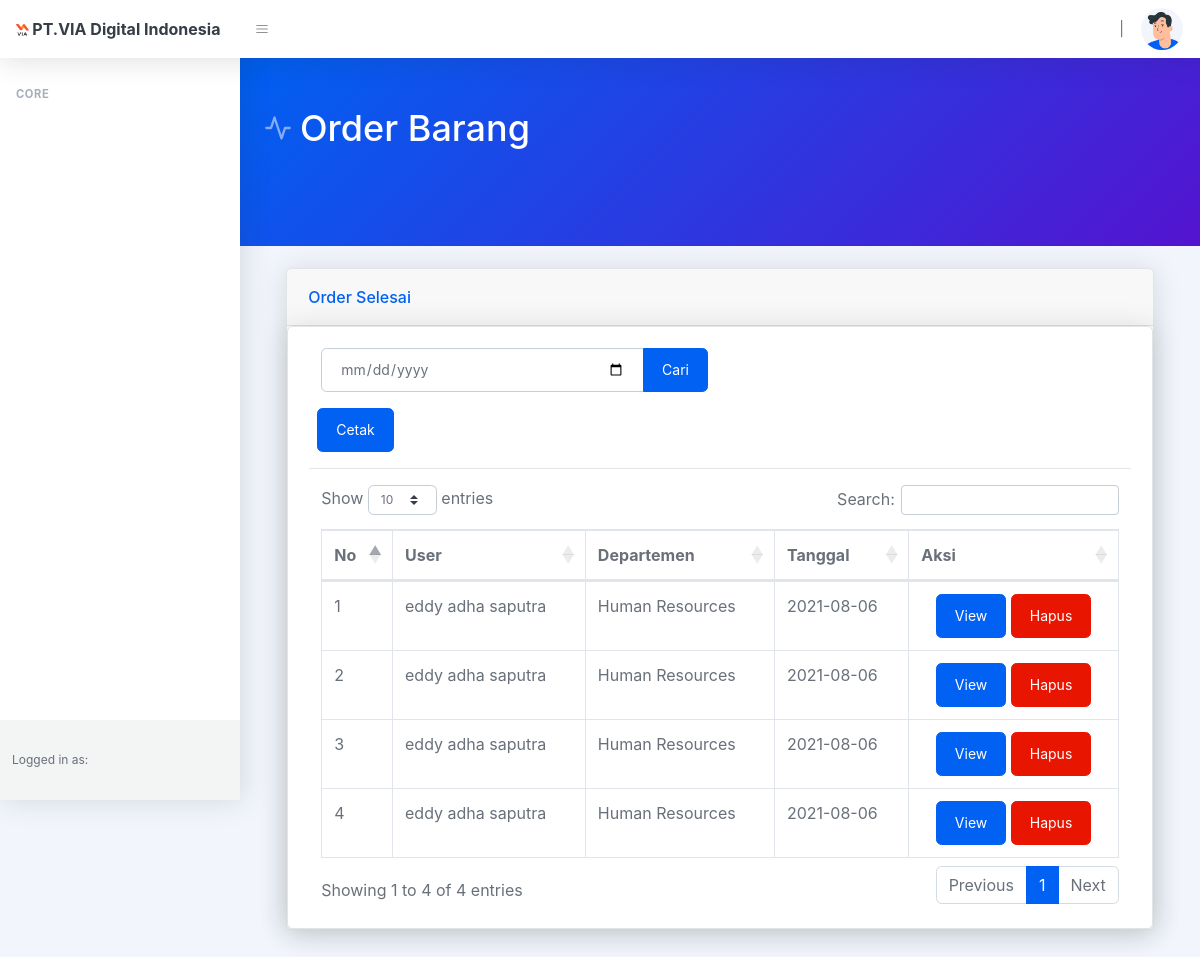
The page /index.php/order/cari on the database as committed earlier.
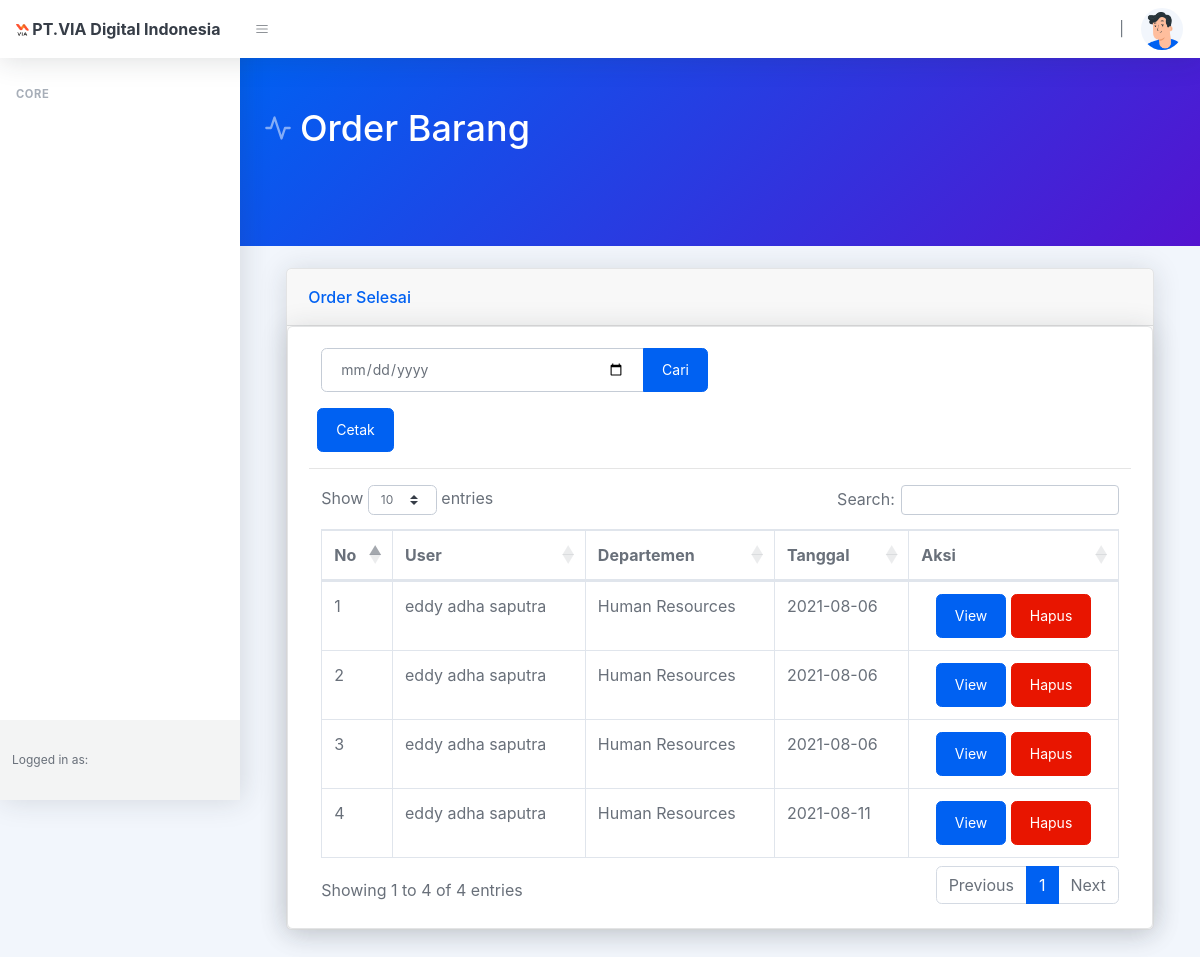
The same page on the database as committed later.
### tables this page shows
CREATE TABLE `order_status` (
  `id_ker` int(11) NOT NULL,
  `departemen` varchar(255) NOT NULL,
  `user` varchar(255) NOT NULL,
  `status` int(12) NOT NULL,
  `tanggal` varchar(255) NOT NULL
);

CREATE TABLE `departemen` (
  `id` int(11) NOT NULL,
  `nama_dep` varchar(50) NOT NULL
);

### application/controllers/Order.php (called while the page is built, shortened)
<?php
class Order extends CI_Controller
{
    public function __construct()
    {
        $this->load->model('order_model');
        $this->load->model('jabatan_model');
        $this->load->model('akun_model');
    }
    public function cari()
    {
        $cari = $this->input->post('tanggal');
        $data['tanggal'] = $this->input->post('tanggal');
        $data['judul'] = 'Order Barang';
        $data['alerts'] = $this->order_model->getDataJoin();
        $data['alerts_3'] = $this->order_model->alerts_3();
        $data['data'] = $this->order_model->cari_order_selesai($cari);
        $data['nama'] = $this->session->userdata('nama_lengkap');
        $data['jabatan'] = $this->jabatan_model->getDataById($this->session->userdata('id_jab'));
        $data['level_akun'] = $this->session->userdata('level');
        $this->load->view('template/header', $data);
        $this->load->view('order/cari', $data);
        $this->load->view('template/footer');
    }
}

### index.php (called while the page is built, shortened)
<?php
require_once BASEPATH.'core/CodeIgniter.php';

### application/models/Order_model.php (called while the page is built, shortened)
<?php
class Order_model extends CI_Model
{
    public function getDataJoin()
    {
        $this->db->select('*');
        $this->db->from('order_status');
        $this->db->join('departemen', 'departemen.id = order_status.departemen');
        $this->db->where('status', 2);
        $query = $this->db->get();
        return $query->result();
    }
    public function cari_order_selesai($cari)
    {
        $this->db->select('*');
        $this->db->from('order_status');
        $this->db->join('departemen', 'departemen.id = order_status.departemen');
        $this->db->where('status', 1);
        $this->db->like('tanggal', $cari);
        $query = $this->db->get();
        return $query->result();
    }
    public function alerts_3()
    {
        $this->db->select('*');
        $this->db->from('order_status');
        $this->db->join('departemen', 'departemen.id = order_status.departemen');
        $this->db->where('status', 3);
        $query = $this->db->get();
        return $query->result();
    }
}

### application/models/Jabatan_model.php (called while the page is built, shortened)
<?php
class Jabatan_model extends CI_Model
{
    public function getDataById($id)
    {
        $this->db->where('id_jab', $id);
        $query = $this->db->get('jabatan');
        return $query->row();
    }
}

### application/views/order/cari.php (the view, shortened to what the changed rows need)
<div class="container">
    <div class="card-body">
        <div class="card shadow mb-4">
            <div class="card">
                <div class="card-body">
                    <div class="row">
                        <div class="table-responsive">
                            <div class="container">
                                <table class="table table-bordered" id="dataTable" width="100%" cellspacing="0">
                                    <div class="container">
                                        <thead>
                                            <tr>
                                                <th>No</th>
                                                <th>User</th>
                                                <th>Departemen</th>
                                                <th>Tanggal</th>
                                                <th>Aksi</th>
                                            </tr>
                                        </thead>
                                        <tbody>
                                            <?php
                                            $nomor = 1;
                                            foreach ($data as $x) { ?>
                                                <tr>
                                                    <td><?= $nomor++; ?></td>
                                                    <td><?= $x->user; ?></td>
                                                    <td><?= $x->nama_dep; ?></td>
                                                    <td><?= $x->tanggal; ?></td>
                                                    <td align="center">
                                                        <a href="<?= base_url('order/view_selesai/') . $x->id_ker ?>" class="btn btn-primary">View</a>
                                                        <a href="<?= base_url('order/hapusorder/') . $x->id_ker ?>" onclick="return confirm('Yakin Hapus?')" class="btn btn-danger">Hapus</a>
                                                    </td>
                                                </tr>
                                            <?php } ?>
                                        </tbody>
                                </table>
                            </div>
                        </div>
                    </div>
                </div>
            </div>
        </div>
    </div>
</div>

Rows that differ between the two databases and show on the page:
no longer on this page (row edited): order_status: user "eddy adha saputra", departemen.nama_dep "Human Resources", tanggal "2021-08-06"
added order_status: user "eddy adha saputra", departemen.nama_dep "Human Resources", tanggal "2021-08-11"
